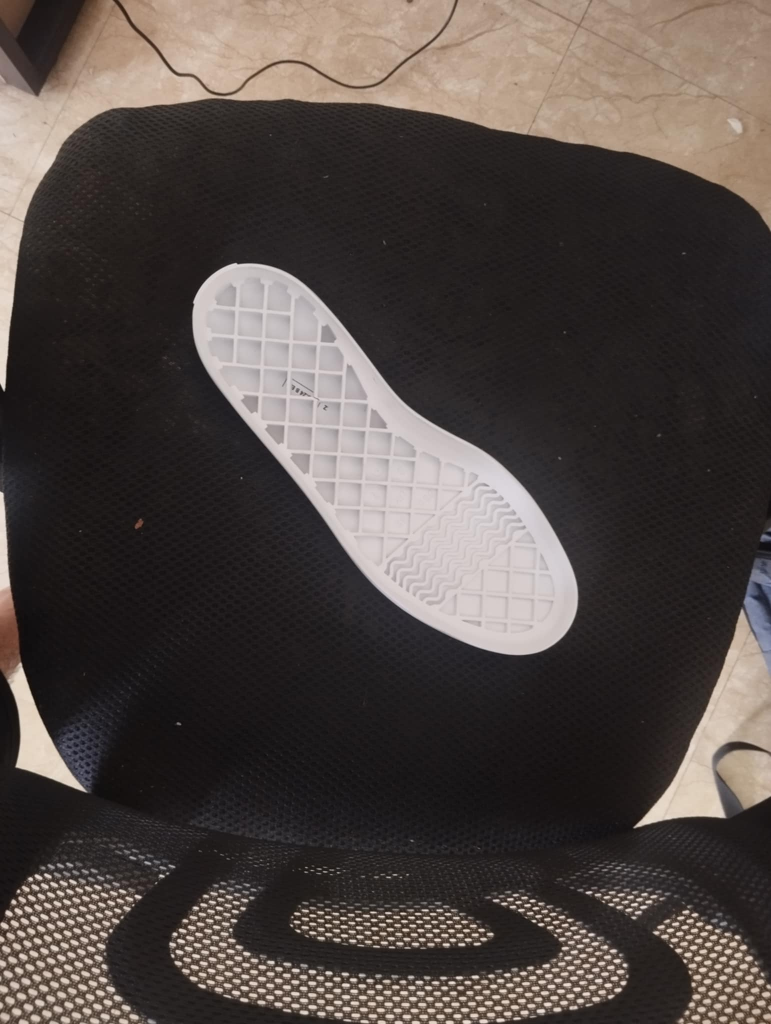
#> input picture image/check1.jpeg, 1542 x 2048 px (shown at 1/2 size)
$ python -i ofd_cam.py   (imports and definitions only)
#> lines starting #> are read from the running program, lines starting #| are printed output that depends on the picture; after the words box and inside, x2 and y2 are one past the last pixel; in counts of white or black regions, pixels touching at a corner belong together; long printed decimals are rounded
from pypylon import pylon
import cv2
import time
import numpy as np

def create_camera():
    TLFactory = pylon.TlFactory.GetInstance()
    devices = TLFactory.EnumerateDevices()
    if len(devices) == 0:
        raise Exception("No camera found")
    camera = pylon.InstantCamera(TLFactory.CreateDevice(devices[0]))
    camera.Open()
    # Cấu hình camera
    camera.PixelFormat.SetValue("Mono8")  # Hoặc "BayerRG8" nếu là camera màu
    camera.Width.SetValue(2440)
    camera.Height.SetValue(2048)
    return camera
def capture_single_shot(camera):
    # Bắt đầu lấy ảnh
    camera.StartGrabbing(1)  # Chỉ lấy một ảnh duy nhất
    converter = pylon.ImageFormatConverter()
    converter.OutputPixelFormat = pylon.PixelType_Mono8
    converter.OutputBitAlignment = pylon.OutputBitAlignment_MsbAligned

    grabResult = camera.RetrieveResult(5000, pylon.TimeoutHandling_ThrowException)
    image = converter.Convert(grabResult)
    img = image.GetArray()
    camera.StopGrabbing()
    return img

def compute_iou(contour1, contour2, shape):
    mask1 = np.zeros(shape, dtype=np.uint8)
    mask2 = np.zeros(shape, dtype=np.uint8)
    cv2.drawContours(mask1, [contour1], -1, 255, thickness=cv2.FILLED)
    cv2.drawContours(mask2, [contour2], -1, 255, thickness=cv2.FILLED)
    intersection = np.logical_and(mask1, mask2).sum()
    union = np.logical_or(mask1, mask2).sum()
    return intersection / union if union != 0 else 0
# Tìm góc xoay tối ưu bằng Golden-section search
def rotate_contour(contour, angle, center):
    rotation_matrix = cv2.getRotationMatrix2D(center, angle, 1.0)
    return cv2.transform(contour, rotation_matrix)
def grid_search(cnt_template_scaled, cnt_image, image_shape, cx_image, cy_image, step=30):
    best_angle, best_iou = 0, 0
    for angle in range(-180, 181, step):
        rotated_contour = rotate_contour(cnt_template_scaled, angle, (cx_image, cy_image))
        iou = compute_iou(rotated_contour, cnt_image, image_shape[:2])
        if iou > best_iou:
            best_angle, best_iou = angle, iou
    return best_angle, best_iou
def golden_section_search(a, b, cnt_template_scaled, cnt_image, image_shape, cx_image, cy_image, tol=1):
    gr = (np.sqrt(5) - 1) / 2  # Golden ratio
    c = b - (b - a) * gr
    d = a + (b - a) * gr
    while abs(b - a) > tol:
        cnt_c = rotate_contour(cnt_template_scaled, c, (cx_image, cy_image))
        iou_c = compute_iou(cnt_c, cnt_image, image_shape[:2])
        cnt_d = rotate_contour(cnt_template_scaled, d, (cx_image, cy_image))
        iou_d = compute_iou(cnt_d, cnt_image, image_shape[:2])
        if iou_c > iou_d:
            b = d
        else:
            a = c
        c = b - (b - a) * gr
        d = a + (b - a) * gr
    best_angle = (a + b) / 2
    best_contour = rotate_contour(cnt_template_scaled, best_angle, (cx_image, cy_image))
    best_iou = compute_iou(best_contour, cnt_image, image_shape[:2])
    return best_angle, best_iou, best_contour
def contourDetection(gray):
    _,image_edges = cv2.threshold(gray, 110, 255, cv2.THRESH_BINARY)
    contours_image, _ = cv2.findContours(image_edges, cv2.RETR_EXTERNAL, cv2.CHAIN_APPROX_SIMPLE)
    start_time = time.time()
    # Load contour từ file .npy
    cnt_template = np.load('/home/vinhdq/vision guide robot/temp_contour/selected_contour.npy', allow_pickle=True)
    cnt_inner = np.load('/home/vinhdq/vision guide robot/temp_contour/contour_inner.npy', allow_pickle=True)
    start_time = time.time()

    # Lọc contour dựa trên chu vi
    min_perimeter = 100  # Ngưỡng chu vi tối thiểu
    contours_image = [cnt for cnt in contours_image if cv2.arcLength(cnt, closed=True) > min_perimeter]
    print(f'Số lượng contours sau khi lọc trong ảnh thực tế: {len(contours_image)}')
    # fit process
    cnt_image = None
    min_score = 1
    for contour in contours_image:
        score = cv2.matchShapes(cnt_template, contour, cv2.CONTOURS_MATCH_I1, 0)
        if score < min_score:
            min_score = score
            cnt_image = contour
    print(f"Contour giống nhất có score: {min_score}")
    # Làm mượt contour template
    cnt_template = cv2.approxPolyDP(cnt_template, epsilon=1, closed=True)
    # Tính diện tích của hai contour
    area_template = cv2.contourArea(cnt_template)
    area_image = cv2.contourArea(cnt_image)
    # Tính tỉ lệ scale dựa trên diện tích
    scale_factor = np.sqrt(area_image / area_template)
    # Resize contour template theo tỉ lệ
    cnt_template_scaled = cnt_template * scale_factor
    cnt_template_scaled = cnt_template_scaled.astype(np.int32)
    cnt_inner = (cnt_inner * scale_factor).astype(np.int32)
    # Tìm tâm của hai contour
    M_template = cv2.moments(cnt_template_scaled)
    M_image = cv2.moments(cnt_image)
    if M_template["m00"] != 0 and M_image["m00"] != 0:
        cx_template = int(M_template["m10"] / M_template["m00"])
        cy_template = int(M_template["m01"] / M_template["m00"])
        cx_image = int(M_image["m10"] / M_image["m00"])
        cy_image = int(M_image["m01"] / M_image["m00"])
        # Tính toán vector dịch chuyển
        dx = cx_image - cx_template
        dy = cy_image - cy_template
        # Dịch chuyển contour template về vị trí của contour ảnh thực tế
        cnt_template_scaled += (dx, dy)
        cnt_inner[:,:,0:2] += (dx, dy)
    # Step 1: Grid Search sơ bộ
    best_grid_angle, _ = grid_search(cnt_template_scaled, cnt_image, gray.shape, cx_image, cy_image)
    # Áp dụng Golden-section search để tìm góc tốt nhất
    search_range = 30  # Giảm phạm vi tìm kiếm quanh góc tốt nhất
    best_angle, best_iou, best_contour = golden_section_search(
        best_grid_angle - search_range, best_grid_angle + search_range,
        cnt_template_scaled, cnt_image, gray.shape, cx_image, cy_image
    )
    # best_angle, best_iou_rotation, best_contour = golden_section_search(0, 180, cnt_template_scaled, cnt_image, image, cx_image, cy_image, tol=1)
    # cnt_inner[:,:,0:2] = cv2.transform(cnt_inner[:,:,0:2],cv2.getRotationMatrix2D((cx_image, cy_image), best_angle, 1.0))
    cnt_inner[:, :, 0:2] = rotate_contour(cnt_inner[:, :, 0:2], best_angle, (cx_image, cy_image))
    # Dịch chuyển template xung quanh tâm để tối ưu IoU
    best_iou_translation = best_iou
    for dx in [-5, 0, 5]:
        for dy in [-5, 0, 5]:
            shifted_contour = best_contour + (dx, dy)
            iou = compute_iou(shifted_contour, cnt_image, gray.shape[:2])
            if iou > best_iou_translation:
                best_iou_translation = iou
                best_contour = shifted_contour
    # Resize lên rồi xuống để tối ưu IoU
    best_iou_size = best_iou_translation
    for scale in [0.95, 1.05]:
        resized_contour = (best_contour * scale).astype(np.int32)
        iou = compute_iou(resized_contour, cnt_image, gray.shape[:2])
        if iou > best_iou_size:
            best_iou_size = iou
            best_contour = resized_contour
    end_time = time.time()
    processing_time = end_time - start_time
    return cnt_inner,cnt_image,best_contour,best_iou,best_iou_translation,best_iou_size,processing_time

>>> import cv2
>>> picture = cv2.imread('../image/check1.jpeg', cv2.IMREAD_GRAYSCALE)
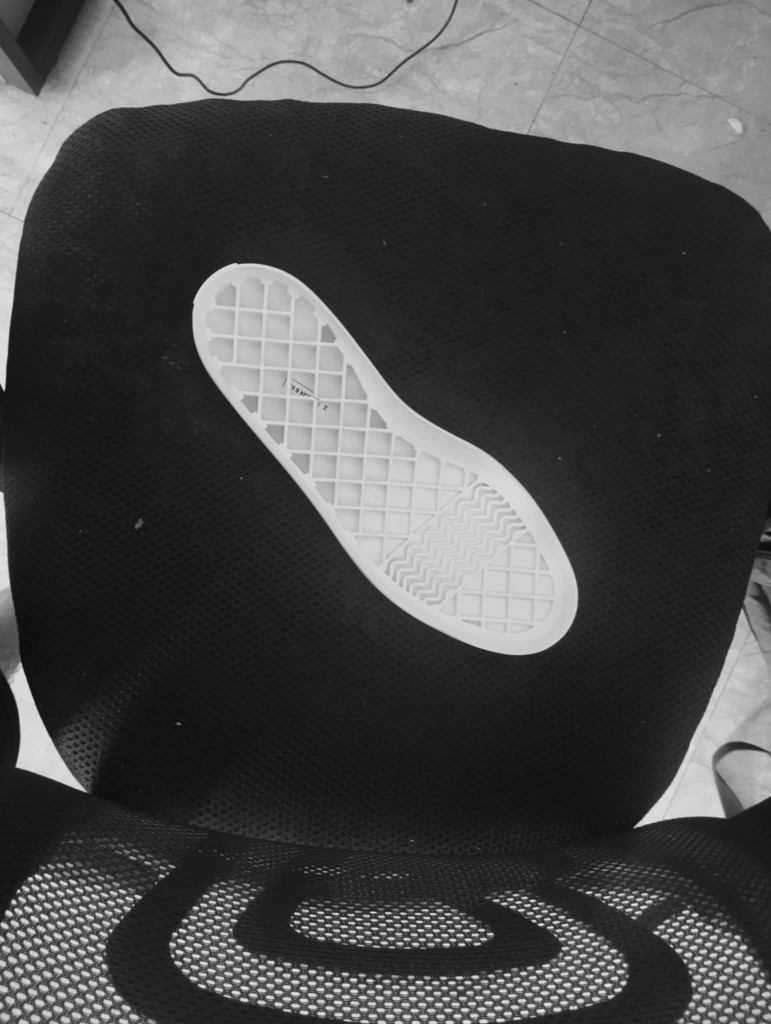
#> picture: shape (2048, 1542) (shown at 1/2 size); min 8, max 243, mean 72.9
>>> result = contourDetection(picture)
#> in contourDetection, `_,image_edges = cv2.threshold(gray, 110, 255, cv2.THRESH_BINARY)`:
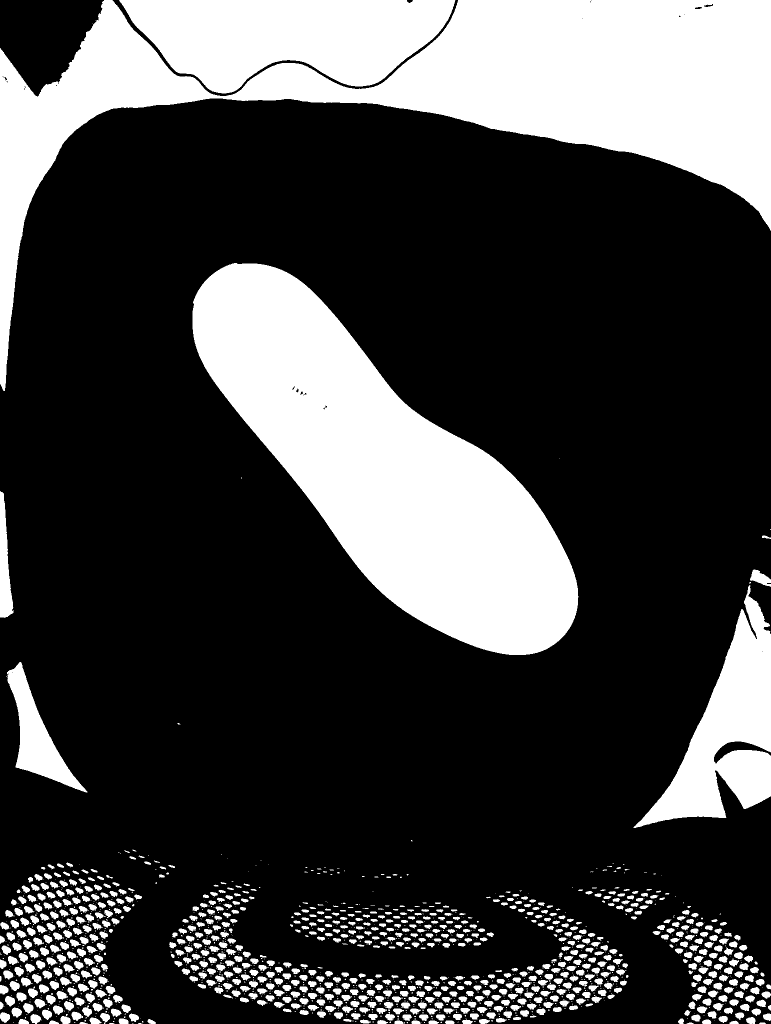
#> image_edges: shape (2048, 1542) (shown at 1/2 size); 26.5% white; 1777 white regions (1000 under 20 px)
#> in contourDetection, `contours_image, _ = cv2.findContours(image_edges, cv2.RETR_EXTERNAL, c..`: contours_image = 1777 contours, 1034 with area under 20; largest, box (x1, y1, x2, y2) and area: (0, 0, 1542, 782) 303176, (385, 526, 1157, 1310) 273148, (238, 0, 911, 187) 85344, (1267, 1170, 1542, 1656) 52321, (13, 1324, 175, 1585) 12864
#> (reads temp_contour/selected_contour.npy from the repository)
#> (reads temp_contour/contour_inner.npy from the repository)
#> in contourDetection, `contours_image = [cnt for cnt in contours_image if cv2.arcLength(cnt, ..`: contours_image = 7 contours; box (x1, y1, x2, y2) and area: (0, 0, 1542, 782) 303176, (385, 526, 1157, 1310) 273148, (238, 0, 911, 187) 85344, (1267, 1170, 1542, 1656) 52321, (13, 1324, 175, 1585) 12864, (0, 982, 28, 1236) 3840, (1500, 1139, 1542, 1174) 734
#| Số lượng contours sau khi lọc trong ảnh thực tế: 7
#> the loop in contourDetection, `for contour in contours_image:` made 7 passes
#> (score, min_score) on passes 2, 5: (0.467, 0.467), (0.0783, 0.0783)
#> score on passes 1, 3, 4, 6, 7: 1.65, 0.497, 25.09, 1.11, 24.7
#> after the loop in contourDetection, `for contour in contours_image:`: cnt_image = contour of 1084 points, box (x1, y1, x2, y2) (385, 526, 1157, 1310), area 273148; min_score = 0.0783
#| Contour giống nhất có score: 0.07831
#> in contourDetection, `cnt_template = cv2.approxPolyDP(cnt_template, epsilon=1, closed=True)`: cnt_template = contour of 21 points, box (x1, y1, x2, y2) (545, 536, 1693, 1750), area 644779
#> in contourDetection, `area_template = cv2.contourArea(cnt_template)`: area_template = 644779
#> in contourDetection, `area_image = cv2.contourArea(cnt_image)`: area_image = 273147.5
#> in contourDetection, `scale_factor = np.sqrt(area_image / area_template)`: scale_factor = 0.651
#> in contourDetection, `cnt_template_scaled = cnt_template * scale_factor`: cnt_template_scaled = 21 rows, first 8: [398.3, 369.7], [372.9, 395.1], [354.7, 432.8], [355.4, 505.1], [412, 626.1], [474.5, 710.1], [531.1, 760.9], [689.9, 860.4]
#> in contourDetection, `cnt_template_scaled = cnt_template_scaled.astype(np.int32)`: cnt_template_scaled = contour of 21 points, box (x1, y1, x2, y2) (354, 348, 1102, 1139), area 273085
#> in contourDetection, `cnt_inner = (cnt_inner * scale_factor).astype(np.int32)`: cnt_inner = 20 rows, first 8: [464, 439, 0], [428, 490, 0], [429, 548, 0], [475, 645, 0], [524, 712, 0], [570, 752, 0], [697, 832, 0], [812, 978, 0]
#> in contourDetection, `M_template = cv2.moments(cnt_template_scaled)`: M_template = moments, m00 273085, centre m10/m00, m01/m00 = (727.5, 721.2)
#> in contourDetection, `M_image = cv2.moments(cnt_image)`: M_image = moments, m00 273147.5, centre m10/m00, m01/m00 = (769.4, 937)
#> in contourDetection, `cx_template = int(M_template["m10"] / M_template["m00"])`: cx_template = 727
#> in contourDetection, `cy_template = int(M_template["m01"] / M_template["m00"])`: cy_template = 721
#> in contourDetection, `cx_image = int(M_image["m10"] / M_image["m00"])`: cx_image = 769
#> in contourDetection, `cy_image = int(M_image["m01"] / M_image["m00"])`: cy_image = 937
#> in contourDetection, `dx = cx_image - cx_template`: dx = 42
#> in contourDetection, `dy = cy_image - cy_template`: dy = 216
#> in contourDetection, `cnt_template_scaled += (dx, dy)`: cnt_template_scaled = contour of 21 points, box (x1, y1, x2, y2) (396, 564, 1144, 1355), area 273085
#> the loop in grid_search, `for angle in range(-180, 181, step):` made 13 passes
#> (intersection in compute_iou, union in compute_iou, iou, best_angle, best_iou) on pass 1: (267193, 281010, 0.951, -180, 0.951)
#> (intersection in compute_iou, union in compute_iou, iou) on passes 2 to 7: (168179, 380068, 0.442), (109768, 438465, 0.25), (93793, 454405, 0.206), (106995, 441249, 0.242), (160795, 387434, 0.415), (241407, 306810, 0.787)
#> after the loop in grid_search, `for angle in range(-180, 181, step):`: best_angle = -180; best_iou = 0.951
#> in contourDetection, `best_grid_angle, _ = grid_search(cnt_template_scaled, cnt_image, gray...`: best_grid_angle = -180
#> the loop in golden_section_search, `while abs(b - a) > tol:` made 9 passes
#> (iou_c, iou_d) on passes 1 to 9: (0.782, 0.838), (0.838, 0.652), (0.967, 0.838), (0.911, 0.967), (0.967, 0.921), (0.959, 0.967), (0.967, 0.952), (0.968, 0.967), (0.965, 0.968)
#> in golden_section_search, `best_contour = rotate_contour(cnt_template_scaled, best_angle, (cx_ima..`: best_contour = contour of 21 points, box (x1, y1, x2, y2) (389, 527, 1149, 1305), area 273248
#> in compute_iou (call 32), `cv2.drawContours(mask1, [contour1], -1, 255, thickness=cv2.FILLED)`:
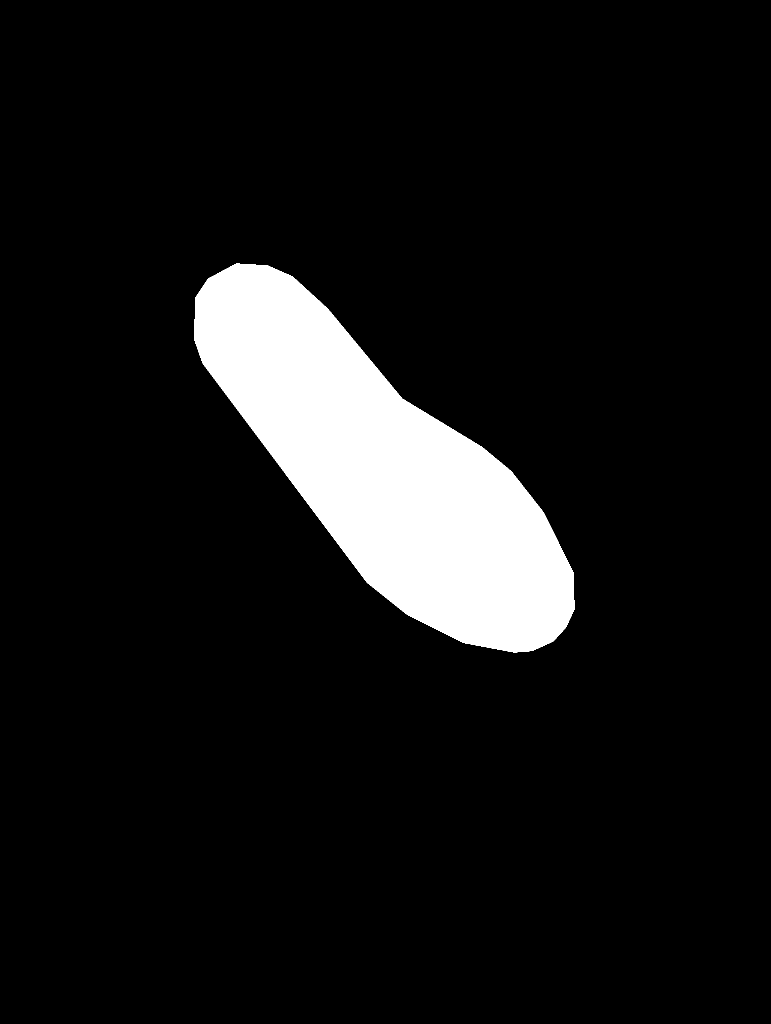
#> mask1: shape (2048, 1542) (shown at 1/2 size); 8.7% white; 1 white region, box (x1, y1, x2, y2) and area: (389, 527, 1149, 1305) 274228
#> in compute_iou (call 32), `cv2.drawContours(mask2, [contour2], -1, 255, thickness=cv2.FILLED)`:
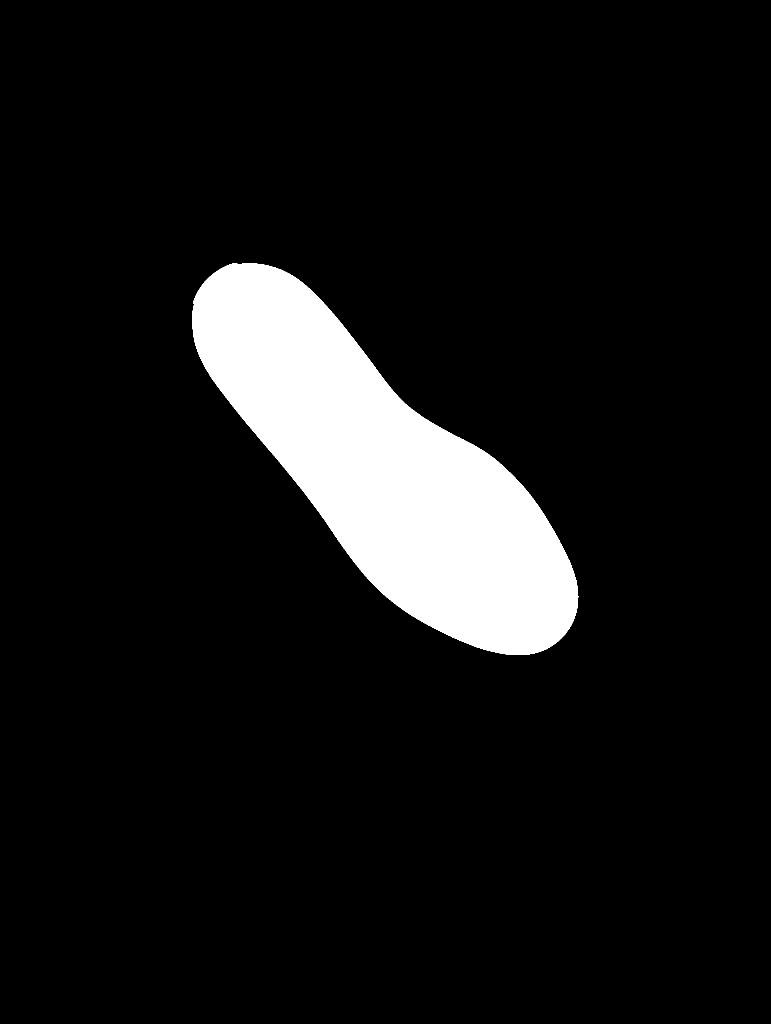
#> mask2: shape (2048, 1542) (shown at 1/2 size); 8.7% white; 1 white region, box (x1, y1, x2, y2) and area: (385, 526, 1157, 1310) 274144
#> in compute_iou (call 32), `intersection = np.logical_and(mask1, mask2).sum()`: intersection = 269799
#> in compute_iou (call 32), `union = np.logical_or(mask1, mask2).sum()`: union = 278573
#> in golden_section_search, `best_iou = compute_iou(best_contour, cnt_image, image_shape[:2])`: best_iou = 0.969
#> in contourDetection, `best_angle, best_iou, best_contour = golden_section_search( best_grid_..`: best_angle = -178.7; best_iou = 0.969
#> the loop in contourDetection, `for dx in [-5, 0, 5]:` made 3 passes
#> after the loop in contourDetection, `for dx in [-5, 0, 5]:`: best_contour = 21 rows, first 8: [1111, 1287], [1136, 1260], [1153, 1223], [1151, 1150], [1092, 1030], [1027, 947], [969, 899], [809, 802]; best_iou_translation = 0.969
#> the loop in contourDetection, `for scale in [0.95, 1.05]:` made 2 passes
#> (intersection in compute_iou, union in compute_iou, iou) on passes 1 to 2: (238092, 283621, 0.839), (261495, 315120, 0.83)
#> result = 7 items
